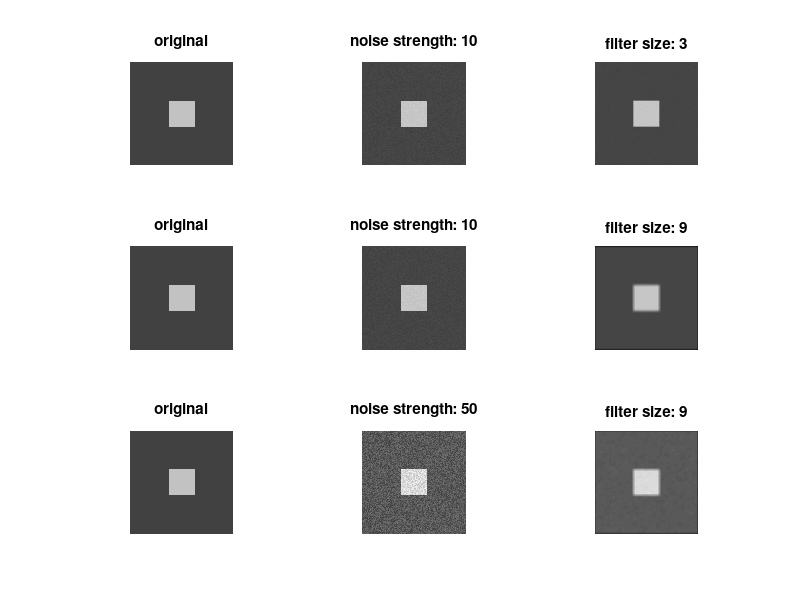

This figure's MATLAB source:
M = 64 * ones(256, 256);
M((256-64)/2+1:(256-64)/2+64,(256-64)/2+1:(256-64)/2+64) = 192;
noise = rand(256);

nstr = 10;
Mnoise = M + nstr * noise;
filter = fspecial('average', 3);
Mfiltered = filter2(filter, Mnoise);
figure;
subplot(3, 3, 1);
imshow(uint8(M));
title('original');
subplot(3, 3, 2);
imshow(uint8(Mnoise));
title('noise strength: 10');
subplot(3, 3, 3);
imshow(uint8(Mfiltered));
title('filter size: 3');

nstr = 10;
Mnoise = M + nstr * noise;
filter = fspecial('average', 9);
Mfiltered = filter2(filter, Mnoise);
subplot(3, 3, 4);
imshow(uint8(M));
title('original');
subplot(3, 3, 5);
imshow(uint8(Mnoise));
title('noise strength: 10');
subplot(3, 3, 6);
imshow(uint8(Mfiltered));
title('filter size: 9');

nstr = 50;
Mnoise = M + nstr * noise;
filter = fspecial('average', 9);
Mfiltered = filter2(filter, Mnoise);
subplot(3, 3, 7);
imshow(uint8(M));
title('original');
subplot(3, 3, 8);
imshow(uint8(Mnoise));
title('noise strength: 50');
subplot(3, 3, 9);
imshow(uint8(Mfiltered));
title('filter size: 9');